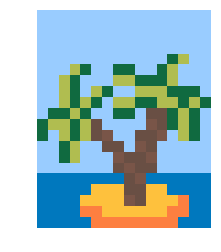
#> input picture images/matrices_as_images/palm.png, 221 x 252 px, found by its file name
$ jupyter execute --allow-errors matrices-as-images.ipynb
#> lines starting #> are read from the running program, lines starting #| are printed output that depends on the picture
<h1 align='center'>Matrices as Images</h1>

<h2>Prerequisites</h2>
<ul>
    <li>The basic concept of <a href="https://en.wikipedia.org/wiki/Pixel" target="_blank">pixels</a></li>
    <li>The <a href="https://en.wikipedia.org/wiki/RGB_color_model" target="_blank">RGB color model</a></li>
    <li>You've seen a <a href="https://en.wikipedia.org/wiki/Matrix_(mathematics)" target="_blank">matrix</a></li>
</ul>

<h2>Introduction</h2>

Depending on whom you ask, there are a number of different answers you will receive to the question, "What is a matrix?".  On most days, I would answer that it represents a linear transformation of a vector space.  Someone else would answer that it is convenient bookkeeping for encoding a system of equations.  Someone putting on airs might describe it as an order 2 tensor (sidenote: run away from the person who provides such an answer to a student in their first linear algebra course).  Finally, someone might describe it as a 2-dimensional grid in which we may organize information.

This final answer is, arguably, the most accurate answer (<a href="https://en.wikipedia.org/wiki/Matrix_(mathematics)" target="_blank">Wikipedia</a> seems to agree).  But, the preceding answers aren't entirely incorrect.  Because of the sizeable utility of matrices and, as a consequence, their ubiquitity in both pure and applied math, matrices generally appear with interpretations laid on top of them.  Depending on how careful we are being, we may forget that a matrix is not necessarily the object or action that it represents.

Accepting that matrices generally come loaded with interpretations, let's follow suit and discuss matrices as a means to encode the state of a pixel in an image.  We will iterate on this idea, adding complexity as we go.  First we will develop matrices as encoding the information for a black and white image.  Then, we will extend this to a greyscale image.  And, we will finish by discussing a full-color, RGB, image.

<h2>Matrices as black and white images</h2>

To begin, let's assume that a pixel can only be either black or white.  Take the following image:

[cell 1]
import matplotlib.pyplot as plt
face = [[0,0,0,0,0],
        [0,1,0,1,0],
        [0,0,0,0,0],
        [0,1,0,1,0],
        [0,0,1,0,0],
        [0,0,0,0,0]]
plt.matshow(face, cmap='gray_r')
plt.show()
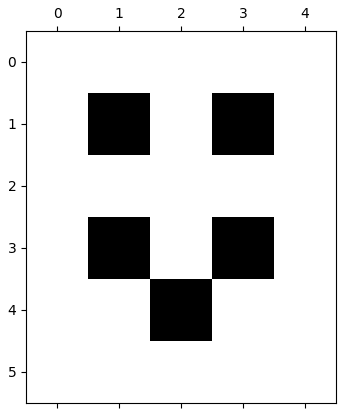
#> figure drawn by matplotlib, 1 panel

where we have labelled the pixel locations for easy reference.  We see that there are five black pixels and 25 white pixels.

Because the pixels of an image form a natural grid layout, it is tempting to represent the same information numerically using a matrix:

$$\begin{bmatrix}
0 & 0 & 0 & 0 & 0\\
0 & 1 & 0 & 1 & 0\\
0 & 0 & 0 & 0 & 0\\
0 & 1 & 0 & 1 & 0\\
0 & 0 & 1 & 0 & 0\\
0 & 0 & 0 & 0 & 0\\
\end{bmatrix}$$

where 1 indicates a black pixel and 0 represents a white pixel.  If you needed to share this image with someone, but weren't able to show them the actual image, then this matrix would make for a reasonable stand-in. Indeed, if you squint a little, you can see that the same smily face appears in both cases.

<h2>Matrices as grayscale images</h2>

Now, let's extend this basic idea by introducing fractional values.  This time, let's begin by taking a matrix:

$$
\begin{bmatrix}
  0 & 0 & 0 & 0 & 0 & 0 & 0 & 0 & 0\\
  0 & 0 & 1 & 1 & 1 & 1 & 1 & 0 & 0\\
  0 & 1 & \frac{1}{2} & \frac{1}{2} & \frac{1}{2} & \frac{1}{2} & \frac{1}{2} & 1 & 0\\
  0 & 1 & \frac{1}{2} & 1 & \frac{1}{2} & 1 & \frac{1}{2} & 1 & 0\\
  0 & 1 & \frac{1}{2} & \frac{1}{2} & \frac{1}{2} & \frac{1}{2} & \frac{1}{2} & 1 & 0\\
  0 & 1 & \frac{1}{2} & 1 & 1 & 1 & \frac{1}{2} & 1 & 0\\
  0 & 0 & \frac{1}{2} & \frac{1}{2} & \frac{1}{2} & \frac{1}{2} & \frac{1}{2} & 0 & 0\\
  \frac{1}{2} & \frac{1}{2} & \frac{3}{4} & \frac{3}{4} & \frac{3}{4} & \frac{3}{4} & \frac{3}{4} & \frac{1}{2} & \frac{1}{2}\\
  \frac{1}{2} & \frac{1}{2} & \frac{3}{4} & \frac{3}{4} & \frac{3}{4} & \frac{3}{4} & \frac{3}{4} & \frac{1}{2} & \frac{1}{2}\\
  0 & 0 & \frac{3}{4} & \frac{3}{4} & \frac{3}{4} & \frac{3}{4} & \frac{3}{4} & 0 & 0\\
  0 & 0 & \frac{1}{4} & \frac{1}{4} & \frac{1}{4} & \frac{1}{4} & \frac{1}{4} & 0 & 0\\
  0 & 0 & \frac{1}{2} & \frac{1}{2} & 0 & \frac{1}{2} & \frac{1}{2} & 0 & 0\\
\end{bmatrix}
$$

If we choose to interpret these fractional values as greyscale (where 1 is black, 0 is white, and fractions represent an  intensity of the shade of grey), we can render the corresponding image:

[cell 2]
person = [[0,0,0,0,0,0,0,0,0],
          [0,0,1,1,1,1,1,0,0],
          [0,1,.5,.5,.5,.5,.5,1,0],
          [0,1,.5,1,.5,1,.5,1,0],
          [0,1,.5,.5,.5,.5,.5,1,0],
          [0,1,.5,1,1,1,.5,1,0],
          [0,0,.5,.5,.5,.5,.5,0,0],
          [.5,.5,.75,.75,.75,.75,.75,.5,.5],
          [.5,.5,.75,.75,.75,.75,.75,.5,.5],
          [0,0,.75,.75,.75,.75,.75,0,0],
          [0,0,.25,.25,.25,.25,.25,0,0],
          [0,0,.5,.5,0,.5,.5,0,0]]
plt.matshow(person, cmap='gray_r')
plt.show()
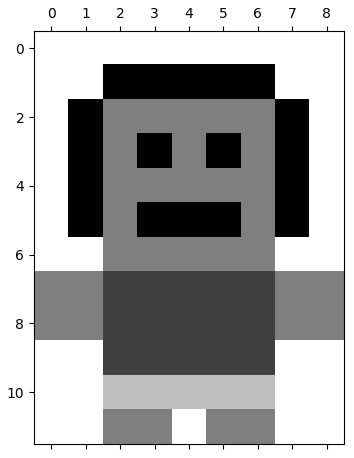
#> figure drawn by matplotlib, 1 panel

In theory, you could send someone a blank 8x11 grid and the matrix above, and they could fill in the appropriate shading.  In fact, the <a href='https://en.wikipedia.org/wiki/Paint_by_number' target='_blank'>paint-by-numbers</a> people beat us to this idea by about 70 years, simply using a less rigid grid system and a nominal classification of the colors, rather than our percentage classification of the shading.

<h2>Images in full color</h2>

Now, let's further extend this idea to a full-color, RGB, image. Consider the following image (modelled after this <a href="https://www.brik.co/blogs/pixel-art/palm-trees-pixel-art-1" target="_blank">design</a>)

[cell 3]
image_file = 'palm.png'
palm = plt.imread(image_file)
#> palm is the input picture: shape (252, 221, 4) float32; mean R, G, B, A 0.653, 0.761, 0.782, 0.681
plt.axis('off')
plt.imshow(palm)

We have the following colors for the pixels in this image:

[cell 4]
colorscheme = [[[ .0627,  .4157,  .2510], #dark green (16,106,64)
                [ .6902,  .7412,  .3137], #light green (176,189,80)
                [ .4118,  .3098,  .2667]], #brown (105,79,68)
               [[ .4745, .3333, .2824],   #light brown (121,85,72)
                [.9882, .4941, .2510],    #orange (252,126,64)
                [.9960, .7569, .2392]],   #yellow (254,193,61)
               [[0, .4667, .7451],        #ocean blue (0,119,190)
                [.6, .8, 1],              #sky blue (153,204,255)
                [1, 1, 1]]]
plt.imshow(colorscheme)
plt.axis('off')
plt.show()
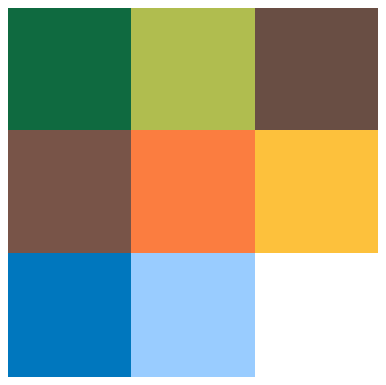
#> figure drawn by matplotlib, 1 panel

Each pixel, in fact, receives three pieces of information: an amount of red, green, and blue, given as a triplet (red, green, blue) with values ranging from 0 to 255.  For example, the blue of the ocean has an RGB value of (0,119,190) and the orange on the island has an RGB value of (252,126,64).  And, it should seem reasonable that the very blue color has zero red in it, whereas, the orange color has a great deal of red in it.

To be clear, these values represent the amount of, say, red that a pixel should recieve.  So, 0 indicates that it should receive no red and 255 indicates full red.  Ultimately, this is another way of representing fractional values.  We could, in fact, normalize these values to be between 0 and 1, like we did with the greyscale example above.  For example, a value of 85 in the range [0,255] is equivalent to the value of $\frac{1}{3}$ in the range [0,1].  The choice is somewhat arbitrary (some color classification websites will give you <a href="https://www.colorhexa.com/0077be" target='_blank'>both</a>, along with a number of other systems for representing colors), but below we will see that the integer values do make the matrix representation easier to read.

We can reframe this slightly: because every pixel receives red, green, and blue information, we can discuss the amount of, say, red that is passed into all of the pixels separately from the other colors.  And, we can represent this as a, fairly large, matrix, where each entry indicates the amount of red in each corresponding pixel of the image.

$$
\begin{bmatrix}
  153 & 153 & 153 & 153 & 153 & 153 & 153 & 153 & 153 & 153 & 153 & 153 & 153 & 153 & 153 & 153\\
  153 & 153 & 153 & 153 & 153 & 153 & 153 & 153 & 153 & 153 & 153 & 153 & 153 & 153 & 153 & 153\\
  153 & 153 & 153 & 153 & 153 & 153 & 153 & 153 & 153 & 153 & 153 & 153 & 153 & 153 & 153 & 153\\
  153 & 153 & 153 & 153 & 153 & 153 & 153 & 153 & 153 & 153 & 153 & 153 & 153 & 153 & 153 & 153\\
  153 & 153 & 153 & 153 & 153 & 153 & 153 & 153 & 153 & 153 & 153 & 153 & 16 & 176 & 153 & 153\\
  153 & 153 & 153 & 176 & 16 & 153 & 153 & 16 & 16 & 153 & 153 & 16 & 176 & 153 & 153 & 153\\
  153 & 153 & 176 & 16 & 153 & 153 & 153 & 176 & 176 & 16 & 16 & 16 & 176 & 153 & 153 & 153\\
  153 & 153 & 176 & 16 & 153 & 176 & 16 & 153 & 153 & 176 & 176 & 176 & 16 & 16 & 16 & 153\\
  153 & 153 & 176 & 16 & 176 & 16 & 153 & 176 & 176 & 16 & 16 & 176 & 176 & 16 & 176 & 16\\
  153 & 16 & 16 & 176 & 16 & 153 & 153 & 16 & 16 & 153 & 105 & 105 & 16 & 176 & 16 & 153\\
  16 & 176 & 176 & 16 & 176 & 105 & 153 & 153 & 153 & 153 & 121 & 105 & 16 & 176 & 16 & 153\\
  16 & 153 & 176 & 16 & 176 & 105 & 121 & 153 & 153 & 105 & 105 & 121 & 153 & 176 & 16 & 153\\
  153 & 153 & 16 & 176 & 153 & 153 & 105 & 105 & 153 & 121 & 105 & 153 & 153 & 153 & 153 & 153\\
  153 & 153 & 16 & 176 & 153 & 153 & 153 & 121 & 105 & 105 & 121 & 153 & 153 & 153 & 153 & 153\\
  153 & 153 & 153 & 153 & 153 & 153 & 153 & 105 & 121 & 105 & 105 & 153 & 153 & 153 & 153 & 153\\
  0 & 0 & 0 & 0 & 0 & 0 & 0 & 0 & 105 & 121 & 0 & 0 & 0 & 0 & 0 & 0\\
  0 & 0 & 0 & 0 & 0 & 254 & 254 & 254 & 105 & 105 & 254 & 254 & 0 & 0 & 0 & 0\\
  0 & 0 & 0 & 0 & 254 & 254 & 254 & 254 & 121 & 105 & 254 & 254 & 254 & 253 & 0 & 0\\
  0 & 0 & 0 & 0 & 253 & 253 & 254 & 254 & 254 & 254 & 254 & 254 & 253 & 253 & 0 & 0\\
  0 & 0 & 0 & 0 & 0 & 253 & 253 & 253 & 253 & 253 & 253 & 253 & 253 & 0 & 0 & 0\\
\end{bmatrix}
$$

Note how the pixels corresponding to the ocean have a red value of zero, as we would expect.

Similarly, we can isolate the green information:
$$
\begin{bmatrix}
  204 & 204 & 204 & 204 & 204 & 204 & 204 & 204 & 204 & 204 & 204 & 204 & 204 & 204 & 204 & 204\\
  204 & 204 & 204 & 204 & 204 & 204 & 204 & 204 & 204 & 204 & 204 & 204 & 204 & 204 & 204 & 204\\
  204 & 204 & 204 & 204 & 204 & 204 & 204 & 204 & 204 & 204 & 204 & 204 & 204 & 204 & 204 & 204\\
  204 & 204 & 204 & 204 & 204 & 204 & 204 & 204 & 204 & 204 & 204 & 204 & 204 & 204 & 204 & 204\\
  204 & 204 & 204 & 204 & 204 & 204 & 204 & 204 & 204 & 204 & 204 & 204 & 106 & 189 & 204 & 204\\
  204 & 204 & 204 & 189 & 106 & 204 & 204 & 106 & 106 & 204 & 204 & 106 & 189 & 204 & 204 & 204\\
  204 & 204 & 189 & 106 & 204 & 204 & 204 & 189 & 189 & 106 & 106 & 106 & 189 & 204 & 204 & 204\\
  204 & 204 & 189 & 106 & 204 & 189 & 106 & 204 & 204 & 189 & 189 & 189 & 106 & 106 & 106 & 204\\
  204 & 204 & 189 & 106 & 189 & 106 & 204 & 189 & 189 & 106 & 106 & 189 & 189 & 106 & 189 & 106\\
  204 & 106 & 106 & 189 & 106 & 204 & 204 & 106 & 106 & 204 & 79 & 79 & 106 & 189 & 106 & 204\\
  106 & 189 & 189 & 106 & 189 & 79 & 204 & 204 & 204 & 204 & 85 & 79 & 106 & 189 & 106 & 204\\
  106 & 204 & 189 & 106 & 189 & 79 & 85 & 204 & 204 & 79 & 79 & 85 & 204 & 189 & 106 & 204\\
  204 & 204 & 106 & 189 & 204 & 204 & 79 & 79 & 204 & 85 & 79 & 204 & 204 & 204 & 204 & 204\\
  204 & 204 & 106 & 189 & 204 & 204 & 204 & 85 & 79 & 79 & 85 & 204 & 204 & 204 & 204 & 204\\
  204 & 204 & 204 & 204 & 204 & 204 & 204 & 79 & 85 & 79 & 79 & 204 & 204 & 204 & 204 & 204\\
  120 & 120 & 120 & 120 & 120 & 120 & 120 & 120 & 79 & 85 & 120 & 120 & 120 & 120 & 120 & 120\\
  120 & 120 & 120 & 120 & 120 & 193 & 193 & 193 & 79 & 79 & 193 & 193 & 120 & 120 & 120 & 120\\
  120 & 120 & 120 & 120 & 193 & 193 & 193 & 193 & 85 & 79 & 193 & 193 & 193 & 127 & 120 & 120\\
  120 & 120 & 120 & 120 & 127 & 127 & 193 & 193 & 193 & 193 & 193 & 193 & 127 & 127 & 120 & 120\\
  120 & 120 & 120 & 120 & 120 & 127 & 127 & 127 & 127 & 127 & 127 & 127 & 127 & 120 & 120 & 120\\
\end{bmatrix}
$$

And the blue information:

$$
\begin{bmatrix}
  255 & 255 & 255 & 255 & 255 & 255 & 255 & 255 & 255 & 255 & 255 & 255 & 255 & 255 & 255 & 255\\
  255 & 255 & 255 & 255 & 255 & 255 & 255 & 255 & 255 & 255 & 255 & 255 & 255 & 255 & 255 & 255\\
  255 & 255 & 255 & 255 & 255 & 255 & 255 & 255 & 255 & 255 & 255 & 255 & 255 & 255 & 255 & 255\\
  255 & 255 & 255 & 255 & 255 & 255 & 255 & 255 & 255 & 255 & 255 & 255 & 255 & 255 & 255 & 255\\
  255 & 255 & 255 & 255 & 255 & 255 & 255 & 255 & 255 & 255 & 255 & 255 & 64 & 80 & 255 & 255\\
  255 & 255 & 255 & 80 & 64 & 255 & 255 & 64 & 64 & 255 & 255 & 64 & 80 & 255 & 255 & 255\\
  255 & 255 & 80 & 64 & 255 & 255 & 255 & 80 & 80 & 64 & 64 & 64 & 80 & 255 & 255 & 255\\
  255 & 255 & 80 & 64 & 255 & 80 & 64 & 255 & 255 & 80 & 80 & 80 & 64 & 64 & 64 & 255\\
  255 & 255 & 80 & 64 & 80 & 64 & 255 & 80 & 80 & 64 & 64 & 80 & 80 & 64 & 80 & 64\\
  255 & 64 & 64 & 80 & 64 & 255 & 255 & 64 & 64 & 255 & 68 & 68 & 64 & 80 & 64 & 255\\
  64 & 80 & 80 & 64 & 80 & 68 & 255 & 255 & 255 & 255 & 72 & 68 & 64 & 80 & 64 & 255\\
  64 & 255 & 80 & 64 & 80 & 68 & 72 & 255 & 255 & 68 & 68 & 72 & 255 & 80 & 64 & 255\\
  255 & 255 & 64 & 80 & 255 & 255 & 68 & 68 & 255 & 72 & 68 & 255 & 255 & 255 & 255 & 255\\
  255 & 255 & 64 & 80 & 255 & 255 & 255 & 72 & 68 & 68 & 72 & 255 & 255 & 255 & 255 & 255\\
  255 & 255 & 255 & 255 & 255 & 255 & 255 & 68 & 72 & 68 & 68 & 255 & 255 & 255 & 255 & 255\\
  190 & 190 & 190 & 190 & 190 & 190 & 190 & 190 & 68 & 72 & 190 & 190 & 190 & 190 & 190 & 190\\
  190 & 190 & 190 & 190 & 190 & 61 & 61 & 61 & 68 & 68 & 61 & 61 & 190 & 190 & 190 & 190\\
  190 & 190 & 190 & 190 & 61 & 61 & 61 & 61 & 72 & 68 & 61 & 61 & 61 & 64 & 190 & 190\\
  190 & 190 & 190 & 190 & 64 & 64 & 61 & 61 & 61 & 61 & 61 & 61 & 64 & 64 & 190 & 190\\
  190 & 190 & 190 & 190 & 190 & 64 & 64 & 64 & 64 & 64 & 64 & 64 & 64 & 190 & 190 & 190\\
\end{bmatrix}
$$

Indeed, based on these matrices, we could represent 3 versions of the image, one for each color:

[cell 5]
fig = plt.figure(figsize=(15, 12))

ax1 = fig.add_subplot(1,3,1)
ax2 = fig.add_subplot(1,3,2)
ax3 = fig.add_subplot(1,3,3)

#> (the rest of this cell did not finish here and is left out)

And, a nice way to conceptualize the final image is to imagine laying each of these colored sheets on top of each other, so that the colors blend together.  Because the dimensions of the red, green, and blue matrices all agree, we can be confident that every pixel will receive red, green, and blue information.

The details of the digital image processing are a little too far afield for this article (but certainly accessible with sufficient curiosity; <a href='https://archive.org/details/Lectures_on_Image_Processing' target='_blank'>these lectures</a> and <a href='http://preservationtutorial.library.cornell.edu/tutorial/contents.html' target='_blank'>this tutorial</a> seem like reasonable starting points), as are the technical details of how one can "glue" the corresponding matrices together.  As an introduction, some intuition on how matrices can encode information was our true goal here, and we can leave some mysteries for another day.

<h2>Closing Thoughts</h2>

As we have demonstrated, we can use matrices to encode the state of a pixel within an image, in part because both the grouping of pixels and the format of matrices adhere to a 2-dimensional grid layout.  It is important to note that matrices do not intrinsically represent pixel information.  Rather, we laid this interpretation on top of them and used it to our advantage.  Further, the interpretation we developed here is no more fundamental nor of more general value than any of the others that we will develop. I suppose, matrices themselves are not terribly interesting.  But, we can breathe some life into them by placing them inside a narrative structure, and we can leverage their strengths to make our ideas more tangible and organized.  Perhaps this is rather analogous to how the letters of our alphabet are somewhat arbitrary and only become interesting when we give them utility and life through the stories we share.  I encourage you to begin to view math less as a museum of esoteric and detached symbols, and to look instead to the flow of ideas that happen to utilize an economy of notation.

<h2>Appendix: Tools Used</h2>

This section contains some of the programming tools that I have used to create the above results, and avoid the tedium of typing everything by hand.  Because these do not provide insight into the linear algebra topic at hand, they deserve to be relegated to an appendix, while being retained for the curious.

Latex matrices aren't enjoyable to type, so we define here a function to convert a matrix array into the appropriate string:

[cell 6]
import numpy as np

#feed in a numpy array and format to latex bmatrix
def latex_matrix(array):
    rows = str(array).replace('[', '').replace(']', '').replace('0.5','\\frac{1}{2}').replace('0.75','\\frac{3}{4}').replace('0.25','\\frac{1}{4}').replace('.','').splitlines()
    result = ['\\begin{bmatrix}']
    result += ['  ' + ' & '.join(row.split()) + '\\\\' for row in rows]
    result +=  ['\\end{bmatrix}']
    return '\n'.join(result)

[cell 7]
numpyPerson = np.array([[0,0,0,0,0,0,0,0,0],
          [0,0,1,1,1,1,1,0,0],
          [0,1,.5,.5,.5,.5,.5,1,0],
          [0,1,.5,1,.5,1,.5,1,0],
          [0,1,.5,.5,.5,.5,.5,1,0],
          [0,1,.5,1,1,1,.5,1,0],
          [0,0,.5,.5,.5,.5,.5,0,0],
          [.5,.5,.75,.75,.75,.75,.75,.5,.5],
          [.5,.5,.75,.75,.75,.75,.75,.5,.5],
          [0,0,.75,.75,.75,.75,.75,0,0],
          [0,0,.25,.25,.25,.25,.25,0,0],
          [0,0,.5,.5,0,.5,.5,0,0]])
a = latex_matrix(numpyPerson)
print(a)

I created the palm image in <a href="https://www.pixilart.com" target="_blank">Pixilart</a>.  Rather than manually populating the RGB value array, I imported this image file into the appropriate array, "palm".

[cell 8]
print(palm)
#> (printed output is left out)

This produces a RGBA vector for each pixel (where the 4th element represents opacity).  I need a function that will extract the respective color values and populate 3 separate matrices (I don't need the opacity information for the above discussion).

I imagine there is a built-in to accomplish this, but the logic is simple enough that I will hardcode it for now.

[cell 9]
def rgb_extractor(array):
    result = {}
    red_matrix = []
    green_matrix = []
    blue_matrix = []
    for row in array:
        row_red = []
        row_green = []
        row_blue = []
        for pixel in row:
            row_red.append(pixel[0])
            row_green.append(pixel[1])
            row_blue.append(pixel[2])

        red_matrix.append(row_red)
        green_matrix.append(row_green)
        blue_matrix.append(row_blue)
#> after the loop, blue_matrix = 252 items; green_matrix = 252 items; red_matrix = 252 items

    result['red'] = red_matrix
    result['green'] = green_matrix
    result['blue'] = blue_matrix

    return result

palm_rgb = rgb_extractor(palm)
#> palm_rgb = 3 items

#just to check desired outcome
print(palm_rgb['red'])
#> (printed output is left out)

These are suitable for the plotting above, but I also want to convert these to a form suitable for the matrix rendering:

[cell 10]
import math

palm_red_int = [[math.floor(x*255) for x in layer1] for layer1 in palm_rgb['red']]
#> palm_red_int = 252 items
palm_green_int = [[math.floor(x*255) for x in layer1] for layer1 in palm_rgb['green']]
#> palm_green_int = 252 items
palm_blue_int = [[math.floor(x*255) for x in layer1] for layer1 in palm_rgb['blue']]
#> palm_blue_int = 252 items

[cell 11]
palm_red_matrix = np.array(palm_red_int)
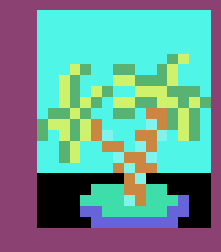
#> palm_red_matrix: shape (252, 221) int64; 9 distinct labels, from 0 to 255; one colour per label, 0 black
tempRed = latex_matrix(palm_red_matrix)
print(tempRed)

[cell 12]
palm_green_matrix = np.array(palm_green_int)
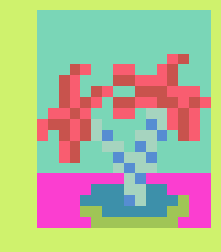
#> palm_green_matrix: shape (252, 221) int64; 9 distinct labels, from 79 to 255; one colour per label, 0 black
tempGreen = latex_matrix(palm_green_matrix)
print(tempGreen)

[cell 13]
palm_blue_matrix = np.array(palm_blue_int)
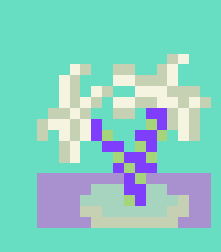
#> palm_blue_matrix: shape (252, 221) int64; 7 distinct labels, from 61 to 255; one colour per label, 0 black
tempBlue = latex_matrix(palm_blue_matrix)
print(tempBlue)
